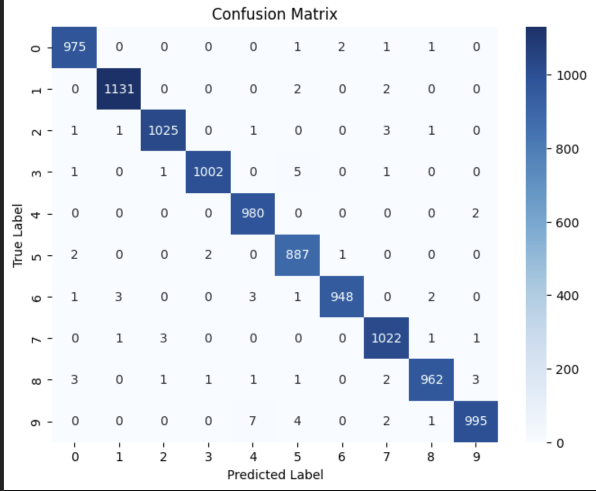
#> input picture Confusion_matrix.png, 1192 x 982 px, given in place of the camera (shown at 1/2 size)
$ python hsv_value_trackbar.py
#> lines starting #> are read from the running program, lines starting #| are printed output that depends on the picture
import cv2
import numpy as np

cap = cv2.VideoCapture(0)

# Set video feed window size
cap.set(cv2.CAP_PROP_FRAME_WIDTH, 1280)
cap.set(cv2.CAP_PROP_FRAME_HEIGHT, 720)

def nothing(x):
    pass

# Create trackbar window
cv2.namedWindow('Trackbars')
cv2.createTrackbar("L - H", "Trackbars", 35, 179, nothing)  # Lower Hue for green
cv2.createTrackbar("L - S", "Trackbars", 50, 255, nothing)  # Lower Saturation
cv2.createTrackbar("L - V", "Trackbars", 50, 255, nothing)  # Lower Value
cv2.createTrackbar("U - H", "Trackbars", 85, 179, nothing)  # Upper Hue for green
cv2.createTrackbar("U - S", "Trackbars", 255, 255, nothing) # Upper Saturation
cv2.createTrackbar("U - V", "Trackbars", 255, 255, nothing) # Upper Value

while True:
    ret, frame = cap.read()
#> frame is the input picture: shape (982, 1192, 3); mean B, G, R 241.9, 234.5, 229.8
    if not ret:
        break

    frame = cv2.flip(frame, 1)
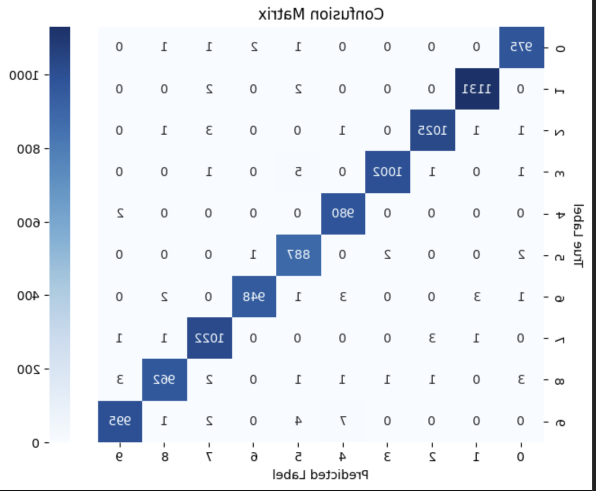
#> frame: shape (982, 1192, 3) (shown at 1/2 size); mean B, G, R 241.9, 234.5, 229.8
    hsv = cv2.cvtColor(frame, cv2.COLOR_BGR2HSV)
#> hsv: shape (982, 1192, 3); mean H, S, V 71.4, 17.3, 241.9

    # Get trackbar positions
    l_h = cv2.getTrackbarPos("L - H", "Trackbars")
    l_s = cv2.getTrackbarPos("L - S", "Trackbars")
    l_v = cv2.getTrackbarPos("L - V", "Trackbars")
    u_h = cv2.getTrackbarPos("U - H", "Trackbars")
    u_s = cv2.getTrackbarPos("U - S", "Trackbars")
    u_v = cv2.getTrackbarPos("U - V", "Trackbars")

    lower_range = np.array([l_h, l_s, l_v])
    upper_range = np.array([u_h, u_s, u_v])

    # Create mask for detecting green
    mask = cv2.inRange(hsv, lower_range, upper_range)
#> mask: shape (982, 1192); every value is 0
    res = cv2.bitwise_and(frame, frame, mask=mask)
#> res: shape (982, 1192, 3); every value is 0

    mask_3 = cv2.cvtColor(mask, cv2.COLOR_GRAY2BGR)
    stacked = np.hstack((mask_3, frame, res))
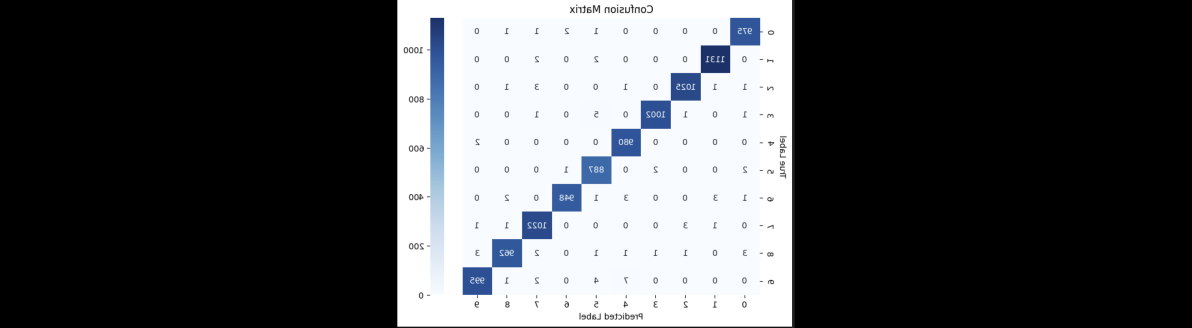
#> stacked: shape (982, 3576, 3) (shown at 1/3 size); mean B, G, R 80.6, 78.2, 76.6

    cv2.imshow('Trackbars', cv2.resize(stacked, None, fx=0.6, fy=0.6))
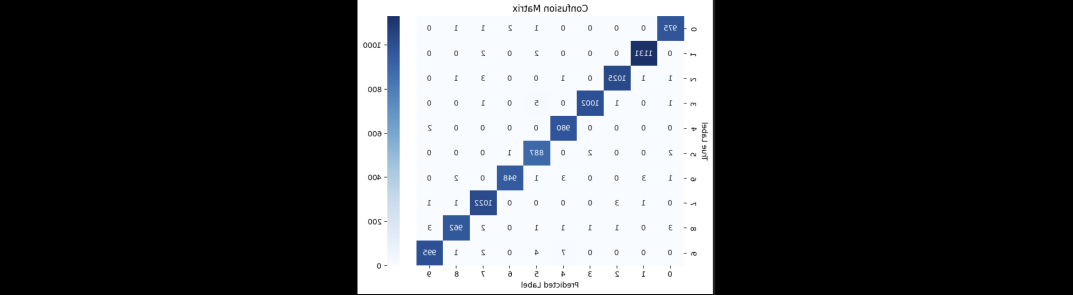
#> window 'Trackbars': shape (589, 2146, 3) (shown at 1/2 size); mean B, G, R 80.7, 78.2, 76.6

    key = cv2.waitKey(1)
#> (key Esc is pressed here)
    if key == 27:  # Press 'ESC' to exit
        break

    if key == ord('s'):  # Press 's' to save the HSV values
        thearray = [[l_h, l_s, l_v], [u_h, u_s, u_v]]
        print(thearray)
        np.save('hsv_value.npy', thearray)
        break

cap.release()
cv2.destroyAllWindows()
